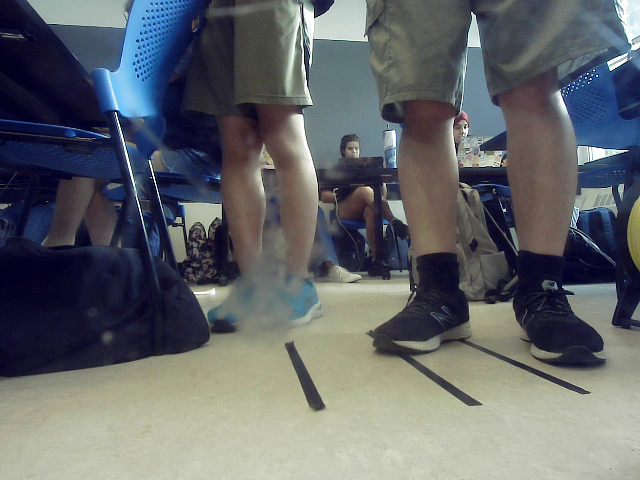
#> input picture cv-intro/image_1.png, 640 x 480 px
$ jupyter execute test_lane_detection.ipynb
#> lines starting #> are read from the running program, lines starting #| are printed output that depends on the picture; after the words box and inside, x2 and y2 are one past the last pixel; in counts of white or black regions, pixels touching at a corner belong together
### cv-intro/lane_detection.py
import cv2
import numpy as np
import random

def crop_half(img):
    return img[img.shape[0]//2:, :]

# [100 lines left out: functions detect_lines, draw_lines, get_slopes_intercepts, detect_lanes, draw_lanes, not called in this run]

### cv-intro/lane_following.py
from lane_detection import detect_lines, draw_lines, get_slopes_intercepts, detect_lanes, draw_lanes

import cv2
import numpy as np

# [50 lines left out: functions get_lane_center, recommend_direction, not called in this run]

### cv-intro/test_lane_detection.ipynb
[cell 1]
import importlib
import lane_detection
import lane_following

importlib.reload(lane_detection)
importlib.reload(lane_following)

from lane_detection import crop_half, detect_lines, draw_lines, get_slopes_intercepts, detect_lanes, draw_lanes
from lane_following import get_lane_center, recommend_direction

import cv2
import numpy as np
import matplotlib.pyplot as plt

[cell 2]
img = cv2.imread("image_1.png")
#> img is the input picture: shape (480, 640, 3); mean B, G, R 106.1, 102.5, 99

[cell 3]
img = crop_half(img)
#> in crop_half, `return img[img.shape[0]//2:, :]`:
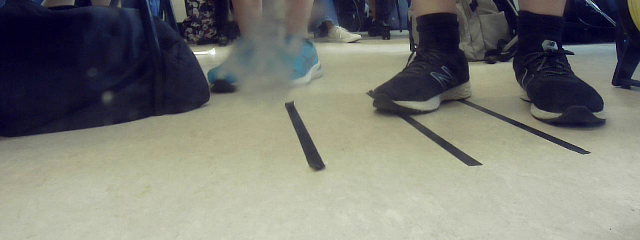
#> returned value: shape (240, 640, 3); mean of channels 0, 1, 2 116.8, 123.1, 122.2; drawn as B, G, R

lines = detect_lines(img, threshold1=200, threshold2=300, aperture_size=3, minLineLength=100, maxLineGap=25)
#> in detect_lines, `grayscale_img = cv2.cvtColor(img, cv2.COLOR_BGR2GRAY)`:
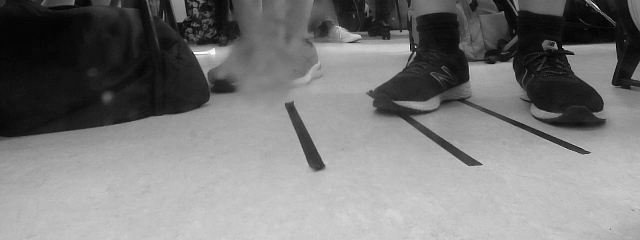
#> grayscale_img: shape (240, 640); min 0, max 255, mean 122.1
#> in detect_lines, `edges = cv2.Canny(grayscale_img, threshold1, threshold2, apertureSize=..`:
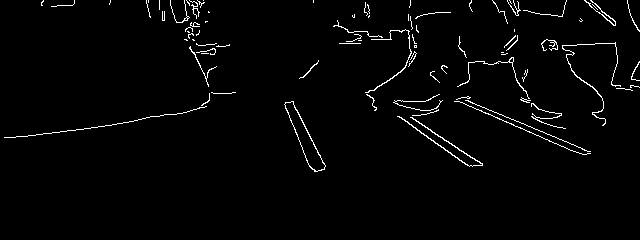
#> edges: shape (240, 640); 2.1% white in thin lines or dots, all inside (x1, y1, x2, y2) = (4, 0, 640, 172)
#> in detect_lines, `lines = cv2.HoughLinesP( edges, rho=aperture_size, theta=np.pi/180, th..`: lines = [[35, 135, 189, 111], [466, 100, 590, 153], [456, 99, 579, 153]]
#result = draw_lines(img, lines)
lanes = detect_lanes(lines)
#> the loop in get_slopes_intercepts, `for line in lines:` made 3 passes
#> after the loop in get_slopes_intercepts, `for line in lines:`: intercepts = [901.2, 232, 230.5]; slopes = [-0.156, 0.427, 0.439]
#> in detect_lanes, `slopes, intercepts = get_slopes_intercepts(lines)`: intercepts = [901.2, 232, 230.5]
#> in detect_lanes, `seen = [False] * len(lines)`: seen = [False, False, False]
#> the loop in detect_lanes, `for i in range(len(lines)):` made 3 passes
#> after the loop in detect_lanes, `for i in range(len(lines)):`: filtered_lines = 2 items; seen = [False, False, True]
#> in detect_lanes, `filtered_lines = list(filtered_lines)`: filtered_lines = [0, 1]
#> the loop in detect_lanes, `for i in range(len(filtered_lines)):` made 2 passes
#> after the loop in detect_lanes, `for i in range(len(filtered_lines)):`: lanes = []
#> lanes = []
result = draw_lanes(img, lanes)

intercept, slope = get_lane_center(img, lanes)
#> after the loop in get_lane_center, `for lane in lanes:`: center_intercept = 0; min_dist_center = 240
#> intercept = 0; slope = 0

# cv2.line(result, (int(intercept), IMAGE_HEIGHT), (int(intercept) + 200, IMAGE_HEIGHT + int(200 * slope)), (0, 255, 0), 5)
print(f"recommended move: {recommend_direction(img, intercept, slope)}")
#| recommended move: ('left', 'right')
plt.imshow(result)

$ run again, with cv-intro/filename.png copied over cv-intro/image_1.png
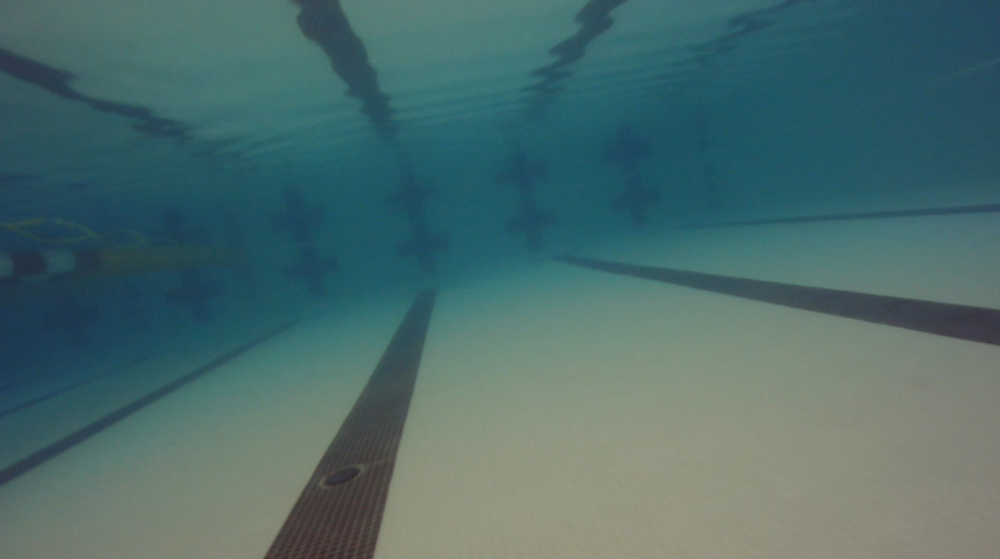
#> input picture cv-intro/filename.png, 1000 x 559 px, shrunk from 3824 x 2138 before the run
#> img is the input picture: shape (559, 1000, 3); mean B, G, R 107.6, 107.9, 75.9
#> in crop_half, `return img[img.shape[0]//2:, :]`:
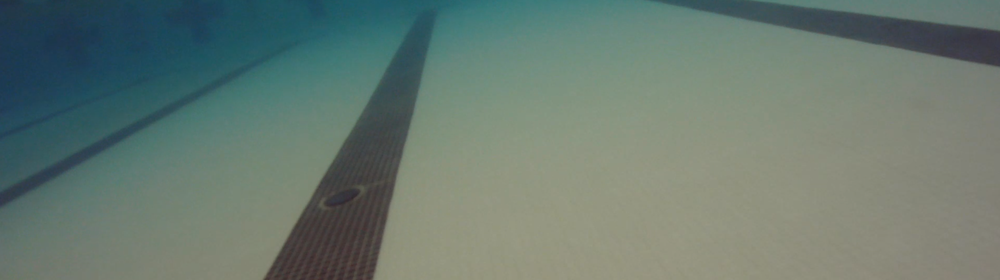
#> returned value: shape (280, 1000, 3); mean of channels 0, 1, 2 112.6, 121.8, 104.8; drawn as B, G, R
#> in detect_lines, `grayscale_img = cv2.cvtColor(img, cv2.COLOR_BGR2GRAY)`:
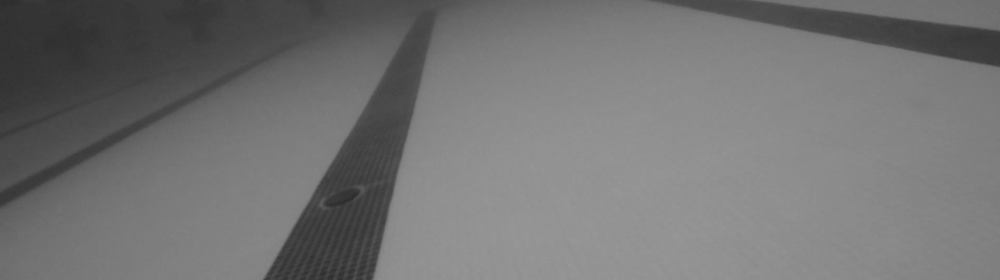
#> grayscale_img: shape (280, 1000); min 42, max 152, mean 115.7
#> edges: shape (280, 1000); every value is 0
#> lines = None
